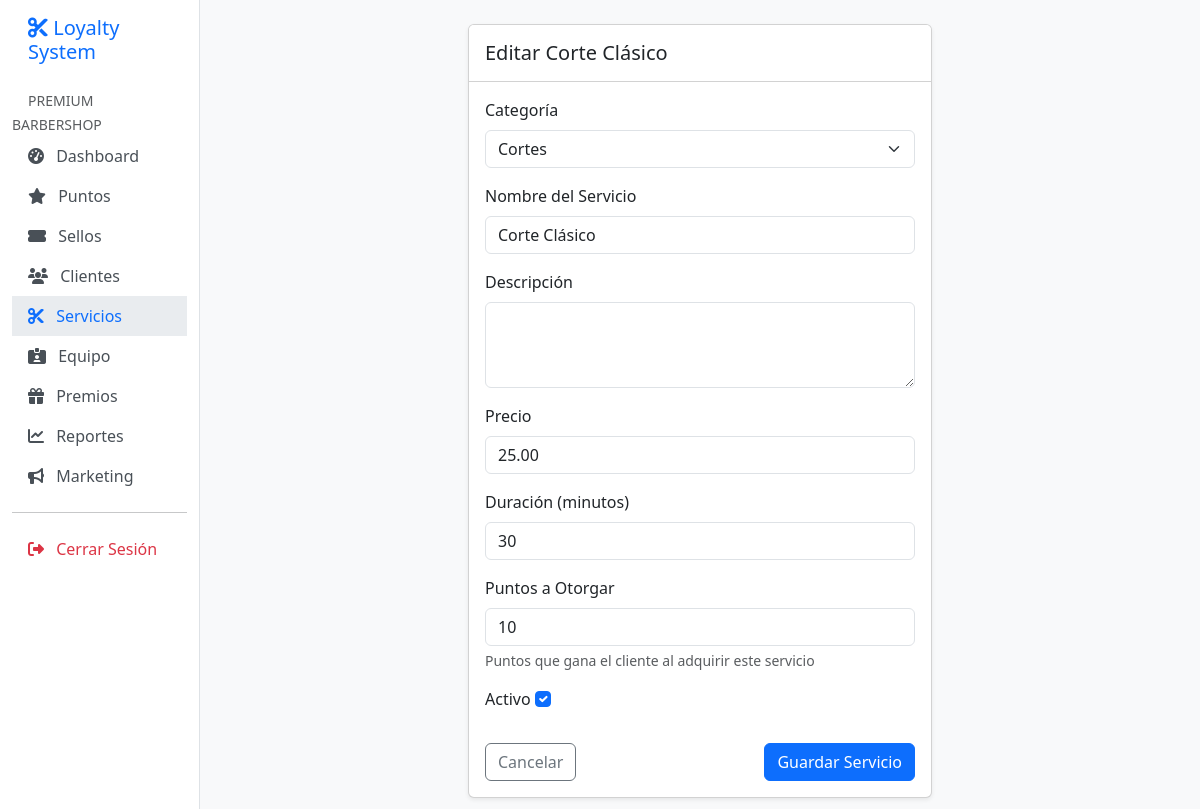
Page /app/services/5/edit/ (signed in) on the committed database.
### apps/core/models.py (models this page shows, shortened)
class Organization(models.Model):
    name = models.CharField(max_length=255, verbose_name="Nombre del Negocio")
    slug = models.SlugField(max_length=255, unique=True, verbose_name="Slug URL")
    owner = models.ForeignKey(
        settings.AUTH_USER_MODEL,
        on_delete=models.PROTECT,
        related_name='owned_organizations',
        verbose_name="Dueño"
    )
    logo = models.ImageField(upload_to='logos/', null=True, blank=True, verbose_name="Logo")
    primary_color = models.CharField(max_length=7, default='#3B82F6', verbose_name="Color Primario")
    timezone = models.CharField(max_length=50, default='America/Lima', verbose_name="Zona Horaria")
    currency = models.CharField(max_length=3, default='PEN', verbose_name="Moneda")
    is_active = models.BooleanField(default=True, verbose_name="Activo")
    created_at = models.DateTimeField(auto_now_add=True, verbose_name="Creado el")
    updated_at = models.DateTimeField(auto_now=True, verbose_name="Actualizado el")
    class Meta:
        verbose_name = "Organización"
        verbose_name_plural = "Organizaciones"

### apps/users/models.py (models this page shows, shortened)
class User(AbstractUser):
    email = models.EmailField(unique=True, verbose_name="Correo Electrónico")
    is_owner = models.BooleanField(default=False, verbose_name="Es Dueño")
    is_staff_member = models.BooleanField(default=False, verbose_name="Es Trabajador")
    is_customer = models.BooleanField(default=False, verbose_name="Es Cliente")
    organization = models.ForeignKey(
        'core.Organization',
        on_delete=models.CASCADE,
        null=True,
        blank=True,
        related_name='users',
        verbose_name="Organización"
    )
    phone = models.CharField(max_length=20, blank=True, null=True, verbose_name="Teléfono")
    avatar = models.ImageField(upload_to='avatars/', blank=True, null=True, verbose_name="Avatar")
    USERNAME_FIELD = 'email'
    REQUIRED_FIELDS = ['username']
    class Meta:
        verbose_name = "Usuario"
        verbose_name_plural = "Usuarios"

### apps/services/models.py (models this page shows, shortened)
class Service(TenantAwareModel):
    category = models.ForeignKey(ServiceCategory, on_delete=models.SET_NULL, null=True, blank=True, verbose_name="Categoría")
    name = models.CharField(max_length=150, verbose_name="Nombre del Servicio")
    description = models.TextField(blank=True, verbose_name="Descripción")
    price = models.DecimalField(max_digits=10, decimal_places=2, verbose_name="Precio")
    duration_minutes = models.PositiveIntegerField(default=30, verbose_name="Duración (minutos)")
    points_reward = models.PositiveIntegerField(default=0, verbose_name="Puntos a Otorgar", help_text="Puntos que gana el cliente al adquirir este servicio")
    is_active = models.BooleanField(default=True, verbose_name="Activo")
    created_at = models.DateTimeField(auto_now_add=True)
    updated_at = models.DateTimeField(auto_now=True)
    class Meta:
        verbose_name = "Servicio"
        verbose_name_plural = "Servicios"

### apps/services/views.py (the view)
# urls.py: path('<int:pk>/edit/', views.service_edit, name='service_edit'),
@login_required
def service_edit(request, pk):
    service = get_object_or_404(Service, pk=pk, organization=request.tenant)
    if request.method == 'POST':
        form = ServiceForm(request.POST, instance=service, tenant=request.tenant)
        if form.is_valid():
            form.save()
            messages.success(request, "Servicio actualizado.")
            return redirect('services:service_list')
    else:
        form = ServiceForm(instance=service, tenant=request.tenant)
    return render(request, 'services/service_form.html', {'form': form, 'title': f'Editar {service.name}'})

### apps/services/forms.py
class ServiceForm(forms.ModelForm):
    def __init__(self, *args, **kwargs):
        tenant = kwargs.pop('tenant', None) # Recibir tenant para filtrar categorías
        super().__init__(*args, **kwargs)
        if tenant:
            self.fields['category'].queryset = ServiceCategory.objects.filter(organization=tenant)
    class Meta:
        model = Service
        fields = ['category', 'name', 'description', 'price', 'duration_minutes', 'points_reward', 'is_active']
        widgets = {
            'category': forms.Select(attrs={'class': 'form-select'}),
            'name': forms.TextInput(attrs={'class': 'form-control'}),
            'description': forms.Textarea(attrs={'class': 'form-control', 'rows': 3}),
            'price': forms.NumberInput(attrs={'class': 'form-control', 'step': '0.01'}),
            'duration_minutes': forms.NumberInput(attrs={'class': 'form-control'}),
            'points_reward': forms.NumberInput(attrs={'class': 'form-control'}),
            'is_active': forms.CheckboxInput(attrs={'class': 'form-check-input mb-2'}),
        }

### apps/core/models.py (called while the page is built)
def set_current_tenant(tenant):
    _thread_locals.tenant = tenant

### apps/services/models.py (called while the page is built)
    def __str__(self):
        return self.name

### apps/services/templates/services/service_form.html (shortened to what this page needs)
{% extends 'base.html' %}
{% block content %}
<div class="row justify-content-center">
    <div class="col-md-8 col-lg-6">
        <div class="card shadow-sm">
            <div class="card-header bg-white py-3">
                <h5 class="mb-0">{{ title }}</h5>
            </div>
            <div class="card-body">
                <form method="post">
                    {% for field in form %}
                    <div class="mb-3">
                        <label for="{{ field.id_for_label }}" class="form-label">{{ field.label }}</label>
                        {{ field }}
                        {% if field.help_text %}
                        <div class="form-text">{{ field.help_text }}</div>
                        {% endif %}
                    </div>
                    {% endfor %}
                    <div class="d-flex justify-content-between mt-4">
                        <a href="{% url 'services:service_list' %}" class="btn btn-outline-secondary">Cancelar</a>
                        <button type="submit" class="btn btn-primary">Guardar Servicio</button>
                    </div>
                </form>
            </div>
        </div>
    </div>
</div>
{% endblock %}

### templates/base.html (shortened to what this page needs)
<!DOCTYPE html>
<html lang="es-pe">
<head>
    <link href="https://cdn.jsdelivr.net/npm/bootstrap@5.3.0/dist/css/bootstrap.min.css" rel="stylesheet">
    <link rel="stylesheet" href="https://cdnjs.cloudflare.com/ajax/libs/font-awesome/6.4.0/css/all.min.css">
</head>
<body>
<div class="container-fluid">
    <div class="row">
        {% if user.is_authenticated %}
        <nav id="sidebar" class="col-md-3 col-lg-2 d-md-block sidebar collapse pt-3">
            <div class="position-sticky">
                <h5 class="px-3 mb-4 text-primary"><i class="fas fa-cut"></i> Loyalty System</h5>
                <ul class="nav flex-column">
                    {% if request.tenant %}
                    <li class="nav-item">
                        <small class="text-muted px-3 text-uppercase">{{ request.tenant.name|default:user.organization.name }}</small>
                    </li>
                    <li class="nav-item">
                        <a class="nav-link {% if request.resolver_match.app_name == 'core' and request.resolver_match.url_name == 'dashboard' %}active{% endif %}" href="{% url 'core:dashboard' %}">
                            <i class="fas fa-tachometer-alt me-2"></i> Dashboard
                        </a>
                    </li>
                    <li class="nav-item">
                        <a class="nav-link {% if 'loyalty' in request.path %}active{% endif %}" href="{% url 'loyalty:transaction_list' %}">
                            <i class="fas fa-star me-2"></i> Puntos
                        </a>
                    </li>
                    <li class="nav-item">
                        <a class="nav-link {% if 'stamps' in request.path %}active{% endif %}" href="{% url 'stamps:card_list' %}">
                            <i class="fas fa-ticket-alt me-2"></i> Sellos
                        </a>
                    </li>
                    <li class="nav-item">
                        <a class="nav-link {% if 'customers' in request.path %}active{% endif %}" href="{% url 'customers:customer_list' %}">
                            <i class="fas fa-users me-2"></i> Clientes
                        </a>
                    </li>
                    <li class="nav-item">
                        <a class="nav-link {% if 'services' in request.path %}active{% endif %}" href="{% url 'services:service_list' %}">
                            <i class="fas fa-cut me-2"></i> Servicios
                        </a>
                    </li>
                    {% if user.is_owner %}
                    <li class="nav-item">
                        <a class="nav-link {% if 'workers' in request.path %}active{% endif %}" href="{% url 'users:worker_list' %}">
                            <i class="fas fa-id-card-alt me-2"></i> Equipo
                        </a>
                    </li>
                    {% endif %}
                    <li class="nav-item">
                        <a class="nav-link {% if 'rewards' in request.path %}active{% endif %}" href="{% url 'rewards:reward_list' %}">
                            <i class="fas fa-gift me-2"></i> Premios
                        </a>
                    </li>
                    <li class="nav-item">
                        <a class="nav-link {% if 'reports' in request.path %}active{% endif %}" href="{% url 'reports:transaction_report' %}">
                            <i class="fas fa-chart-line me-2"></i> Reportes
                        </a>
                    </li>
                    <li class="nav-item">
                        <a class="nav-link {% if 'campaigns' in request.path %}active{% endif %}" href="{% url 'campaigns:campaign_list' %}">
                            <i class="fas fa-bullhorn me-2"></i> Marketing
                        </a>
                    </li>
                    {% endif %}
                    <hr>
                    <li class="nav-item">
                        <form action="{% url 'users:logout' %}" method="post">
                            <button type="submit" class="nav-link border-0 bg-transparent text-danger">
                                <i class="fas fa-sign-out-alt me-2"></i> Cerrar Sesión
                            </button>
                        </form>
                    </li>
                </ul>
            </div>
        </nav>
        {% endif %}
        <main class="{% if user.is_authenticated %}col-md-9 ms-sm-auto col-lg-10 px-md-4{% else %}col-12{% endif %} py-4">
            {% block content %}{% endblock %}
        </main>
    </div>
</div>
</body>
</html>

### templates/base.html (style rules this page uses)
body { background-color: #f8f9fa; }
.sidebar { min-height: 100vh; background-color: #ffffff; border-right: 1px solid #dee2e6; }
.nav-link { color: #495057; font-weight: 500; }
.nav-link.active { color: #0d6efd; background-color: #e9ecef; }

### rows in the picture
Organization: tenant.name "PREMIUM BARBERSHOP"
Service: form "Cortes" "Corte Clásico" "25.00" "30" "10" "☑"

### other values in the picture
{{ title }} "Editar Corte Clásico"
{{ field.label }} "Categoría" "Nombre del Servicio" "Descripción" "Precio" "Duración (minutos)" "Puntos a Otorgar" "Activo"
{{ field.help_text }} "Puntos que gana el cliente al adquirir este servicio"
